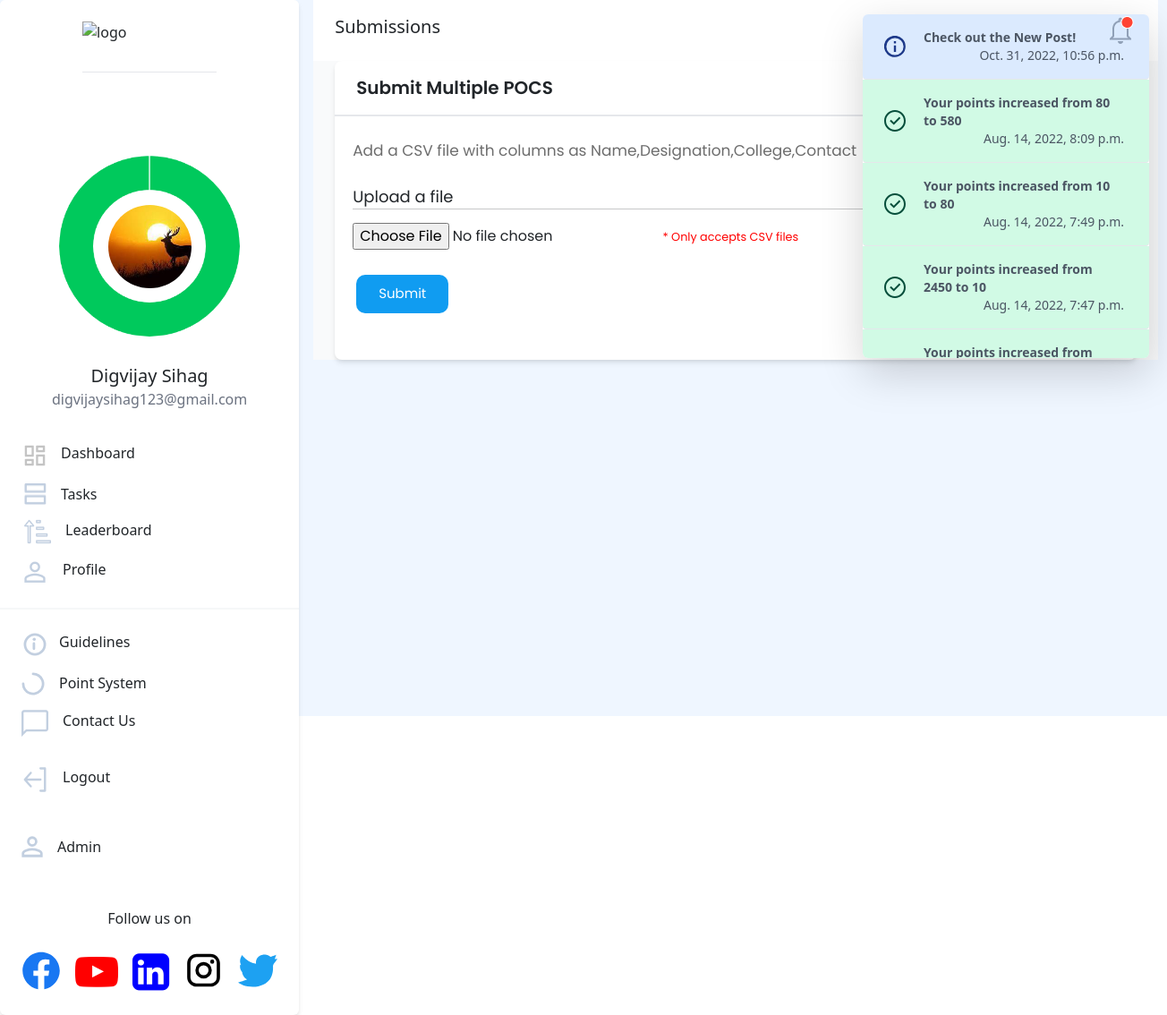
The app's page /submissions/poc/newcsv/ (signed in) with its own data.
### users/models.py (models this page shows, shortened)
class NewUser(AbstractBaseUser, PermissionsMixin):
    id = models.SlugField(primary_key=True, default=uuid.uuid4)
    alcherid = models.CharField(
        max_length=9, blank=True, unique=True, default=create_new_ref_number)
    img = models.ImageField(
        upload_to="image-uploads/", default='image-uploads/user.png')
    email = models.EmailField(_('email address'), unique=True)
    username = models.CharField(max_length=150, unique=False, default="user")
    firstname = models.CharField(max_length=150, blank=True)
    phone = PhoneNumberField(unique=False, blank=True)
    graduation_year = models.CharField(max_length=200, unique=False)
    college_state = models.CharField(max_length=200, unique=False)
    college_city = models.CharField(max_length=200, unique=False)
    college_name = models.CharField(max_length=200, unique=False)
    position_of_responsibility = models.CharField(
        max_length=200, unique=False, blank=True)
    interested_modules = models.CharField(
        max_length=200, unique=False, blank=True)
    instahandle = models.CharField(
        max_length=200, blank=True, unique=True, )
    referred_by = models.CharField(
        max_length=9, blank=True)
    referrals = models.IntegerField(default=0)
    date_joined = models.DateTimeField(default=timezone.now)
    provider = models.CharField(max_length=200, unique=False, default="email")
    about = models.TextField(_('about'), max_length=500, blank=True)
    is_staff = models.BooleanField(default=False)
    is_active = models.BooleanField(default=False)
    objects = CustomAccountManager()
    points = models.IntegerField(default=250)
    tasks = models.IntegerField(default=0)
    USERNAME_FIELD = 'email'
    REQUIRED_FIELDS = ['firstname']

### dashboard/models.py (models this page shows, shortened)
class Notifications(models.Model):
    TYPECHOICES = [
        ('Success', 'Success'),
        ('Warning', 'Warning'),
        ('Info', 'Info'),
    ]
    id = models.SlugField(primary_key=True, default=uuid.uuid4)
    message = models.CharField(max_length=200)
    user = models.ForeignKey(
        'users.NewUser', default=None, null=True,blank=True, on_delete=models.CASCADE)
    created_on = models.DateTimeField(default=timezone.now)
    type = models.CharField(max_length=200,choices=TYPECHOICES)
    isread=models.BooleanField(default=False)

### submissions/views.py (the view, shortened to what this page needs)
# urls.py: path('poc/newcsv/',POCBulkCreateView.as_view(), name='poc-csv-create'),
class POCBulkCreateView(CreateView):
    model = POCBulk
    form_class = POCBulkForm
    def get_context_data(self, **kwargs):
        ctx = super(POCBulkCreateView, self).get_context_data(**kwargs)
        notification_list = Notifications.objects.filter(
            Q(user=self.request.user) | Q(user=None)).order_by('-created_on')
        isread = True
        notification_list = Notifications.objects.filter(
            Q(user=self.request.user) | Q(user=None)).order_by('-created_on')
        for notif in notification_list:
            if not notif.isread:
                isread = False
                break
        comp = []
        sum = 0
        profile = Profile.objects.filter(user = self.request.user).first()
        if self.request.user.instahandle:
            sum+=1
        if self.request.user.position_of_responsibility:
            sum+=1
        if self.request.user.interested_modules:
            sum+=1
        if profile.fb_handle:
            sum+=1
        if sum==0:
            comp = [60, 40]
        elif sum==1:
            comp = [70, 30]
        elif sum==2:
            comp = [80, 20]
        elif sum==3:
            comp = [90, 10]
        else:
            comp = [100,0]
        ctx['comp'] = comp
        ctx['isread'] = isread
        ctx['notification_list'] = notification_list
        ctx['heading'] = 'Submissions'
        if sum<4:
            ctx['color_code'] = '#E86B73'
        else:
            ctx['color_code'] = 'rgba(0, 201, 92, 1)'
        return ctx

### submissions/forms.py
class POCBulkForm(ModelForm):
    class Meta:
        model = POCBulk
        fields = ["csv_file"]

### templates/submissions/pocbulk_form.html (shortened to what this page needs)
{% extends '../basic.html'%}
{% block body %}
<body>
    <div class="bg-blue-50 flex">
        {% include "../navbar.html" %}
        <div class="flex">
            <div class="subpbody">
                <div class=" bg-gray-50 flex  ">
                  <div class="mx-4 flex-grow">
                    <div class=" flex flex-wrap ">
                      <div class=" bg-white max-w-4xl rounded-lg w-screen shadow-md">
                        <div>
                          <div class="py-3 pl-6 font-medium text-xl border-b-2 font-semibold">Submit Multiple POCS </div>
                          <br>
                          <p class=" font-small text-xl ml-5 " style="font-size: 17px;color:rgb(109, 109, 109)">Add a CSV file with columns as Name,Designation,College,Contact </p>
                          <br>
                          <div class="pform ml-5">
                            <form action="" method="POST" enctype="multipart/form-data">
                               <label for="file1" style = "font-weight: 400;font-size: 18px;">Upload a file</label><br><hr style = "margin-bottom: 15px;">
                                {{form.csv_file}}
                                <small style = "color: red;">* Only accepts CSV files</small>
                              <div class="submit mt-6 p-1 ">
                                <input type="submit" value="Submit" id="form_button" />
                              </div>
                            </form>
                          </div>
                          <br>
                          <br>
                        </div>
                      </div>
                    </div>
        </div>
    </div>
    </div>
</body>
{%endblock%}

### templates/navbar.html (shortened to what this page needs)
{% load static %}
<link rel="stylesheet" href="https://cdnjs.cloudflare.com/ajax/libs/font-awesome/4.7.0/css/font-awesome.min.css">
<link rel="stylesheet" href="https://cdnjs.cloudflare.com/ajax/libs/font-awesome/4.7.0/css/font-awesome.min.css">
<nav class="hidden sm:block bg-white h-screen border-gray-400 rounded ">
  <div class="flex flex-col justify-center bg-white border-gray-400 rounded shadow-md">
    <a href="/"><img src="https://i.ibb.co/28C2v0b/image.png" class="mt-6 mx-auto pb-3 border-b" width="150px"
        height="40px" alt="logo" border="0" /></a>
    <div class="flex flex-col justify-center" style="margin:1.5vh 0;align-items: center;">
      <div id="profile-value" class="absolute">
        <img src="{{request.user.img.url}}" width="93px" alt="profile pic" border="0" class="mx-auto rounded-full">
      </div>
      <div class="pt-4 font-medium text-xl text-center" style="margin-top:-60px;">{{request.user.firstname}}</div>
      <div class="text-gray-500 text-base font-normal text-center">{{request.user.email}}</div>
    </div>
    <div class="elements flex flex-col justify-center" style="margin:1vh 0;padding:1vh 0">
      <div>
        <a href="{% url 'dashboard_page' %}"
          class="rounded-full flex flex-nowrap pl-6 w-60 hover:border-0 hover:bg-gray-100 hover:no-underline"
          style="padding-top:1vh;padding-bottom:1vh">
          {% if heading == 'Dashboard' %}
          <img src="{% static 'icons/dashboard-active.png' %}" />
          {% else %}
          <img src="{% static 'icons/dashboard.png' %}" />
          {% endif %}
          <p class="pl-4 hover:no-underline" style="transform: translate(-2px,0)">Dashboard</p>
        </a>
      </div>
      <div>
        <a href="{% url 'tasks' %}"
          class="rounded-full flex flex-nowrap pl-6 w-60 hover:border-0 hover:bg-gray-100 hover:no-underline"
          style="padding-top:1vh;padding-bottom:1vh; transform: translate(3px,0)">
          {% if heading == 'Tasks' %}
          <img src="{% static 'icons/tasks-active.png' %}" />
          {% else %}
          <img src="{% static 'icons/tasks.png' %}" />
          {% endif %}
          <p class="pl-4 hover:no-underline">Tasks</p>
        </a>
      </div>
      <div>
        <a href="{% url 'leaderboard' %}"
          class="rounded-full flex flex-nowrap pl-6 w-60 hover:border-0 hover:bg-gray-100 hover:no-underline"
          style="padding-top:1vh;padding-bottom:1vh; transform: translate(3px,0)">
          {% if heading == 'Leaderboard' %}
          <img src="{% static 'icons/leaderboard-active.png' %}" />
          {% else %}
          <img src="{% static 'icons/leaderboard.png' %}" />
          {% endif %}
          <p class="pl-4 hover:no-underline">Leaderboard</p>
        </a>
      </div>
      <div>
        <a href="{% url 'profile' %}"
          class="rounded-full flex flex-nowrap w-60 pl-6 hover:border-0 hover:bg-gray-100 mb-3 hover:no-underline"
          style="cursor:pointer;padding-top:1vh;padding-bottom:1vh">
          {% if heading == 'Profile' %}
          <img src="{% static 'icons/profile-active.png' %}" />
          {% else %}
          <img src="{% static 'icons/profile.png' %}" />
          {% endif %}
          <p class="pl-4 no-underline">Profile</p>
        </a>
      </div>
      <hr class="border bg-gray-200" />
      <a href="{% url 'guidelines' %}"
        class="rounded-full flex flex-nowrap w-60 pl-6 hover:border-0 hover:bg-gray-100 hover:no-underline mt-3"
        style="cursor:pointer;padding-top:1vh;padding-bottom:1vh">
        <p class="pl-3 no-underline">Guidelines</p>
      </a>
      <a href="{% url 'scoring' %}"
        class="rounded-full flex flex-nowrap w-60 pl-6 hover:border-0 hover:bg-gray-100 hover:no-underline"
        style="cursor:pointer;padding-top:1vh;padding-bottom:1vh">
        <p class="pl-4 no-underline">Point System</p>
      </a>
      <a href="{% url 'contactus' %}"
        class="rounded-full flex flex-nowrap w-60 pl-6 hover:border-0 hover:bg-gray-100 hover:no-underline"
        style="cursor:pointer;padding-top:1vh;padding-bottom:1vh">
        {% if heading == 'Contact us' %}
        <img src="{% static 'icons/contactus-active.png' %}" />
        {% else %}
        <img src="{% static 'icons/contactus.png' %}" />
        {% endif %}
        <p class="pl-4 no-underline">Contact Us</p>
      </a>
      <a href="{% url 'logout' %}"
        class="side rounded-full flex flex-nowrap py-4 pl-6 w-60 hover:border-0 hover:bg-gray-100 hover:no-underline"
        style="cursor:pointer;padding-top:1vh;padding-bottom:1vh">
        <p class="pl-4 no-underline">Logout</p>
      </a>
      {% if request.user.is_staff %}
      <a href="/admin"
        class="rounded-full flex flex-nowrap py-4 w-60 pl-6 hover:border-0 hover:bg-gray-100 mb-3 hover:no-underline"
        style="cursor:pointer;padding-top:1vh;padding-bottom:1vh">
        <p class="pl-4 no-underline">Admin</p>
      </a>
      {%endif%}
    </div>
    <div>
      <div style="text-align:center">
        <p class="px-8" style="font-weight:500;">Follow us on</p>
        <div class=" flex justify-center space-x-4 m-4">
          <a style="cursor:pointer;" href="https://www.facebook.com/alcheringaiitg" target="_blank"></a>
            <a style="cursor:pointer;" href="https://www.youtube.com/c/AlcheringaIITG" target="_blank" svg width="44"
            height="45" viewBox="0 0 44 45" fill="none"><i class="fa fa-youtube-play" style="font-size:48px;color:red"></i></a>
            <a style="cursor:pointer;" href="https://www.linkedin.com/authwall?trk=bf&trkInfo=AQEZ62If97qwDgAAAYKixMIgRIiJRTVYpGfCuKUBT7hDLaZ2O_WMsImbVD2KPfis_cofdrdl320hyC4-wx_UgVR4O0bmDoroYCt9uncUYrrs-JdBIqTZUiRQ0DSDszcn6FFHLyk=&original_referer=&sessionRedirect=https%3A%2F%2Fwww.linkedin.com%2Fcompany%2Falcheringaiitguwahati%2F" target="_blank" svg width="44"
            height="45" viewBox="0 0 44 45" fill="none"><i width="34"
            height="45" class="fa fa-linkedin-square" style="font-size:48px;color:blue"></i></a>
          <a style="cursor:pointer;" href="https://www.instagram.com/alcheringaiitg/" target="_blank"></a>
          <a style="cursor:pointer;" href="https://twitter.com/alcheringaiitg" target="_blank"></a>
        </div>
      </div>
    </div>
  </div>
</nav>
<div class="mx-3 flex-grow" x-data="{ dropdownOpen: false }">
  <nav class=" px-6 py-3 flex justify-between bg-white sm:bg-none -mx-4 mx-0">
    <a class=" font-medium text-xl position-relative mr-16 ">{{ heading }}</a>
    {%include 'navbarnotifications.html'%}
  </nav>

### templates/navbarnotifications.html (shortened to what this page needs)
{% load static %}
<button @click="dropdownOpen = !dropdownOpen" id="notif_unread" style="z-index:100;">
    {% if isread %}
    <img src="{% static 'icons/notifications-read.png' %}" id="notif_unread_img"/>
    {% else %}
    <img src="{% static 'icons/notifications-unread.png' %}" id="notif_unread_img"/>
    {% endif %}
</button>
<div x-show="dropdownOpen" @click="dropdownOpen = false" class="fixed inset-0 h-full w-full z-10"></div>
<div x-show="dropdownOpen" class="absolute right-0 bg-white rounded-md shadow-lg overflow-y-scroll max-h-96 z-20 lg:mx-5"
    style="width:20rem;" id="dropdown" style="display:none;">
    {% for notification in notification_list %}
    {% if notification.type == 'Info' %}
    <div>
        <a class="flex items-center px-4 py-3 border-b hover:bg-blue-300 bg-blue-100 rounded-b text-blue-900">
            <div class="py-1"><svg class="fill-current h-6 w-6 text-teal-500 mr-4" xmlns="http://www.w3.org/2000/svg"
                    viewBox="0 0 20 20">
                    <path
                        d="M2.93 17.07A10 10 0 1 1 17.07 2.93 10 10 0 0 1 2.93 17.07zm12.73-1.41A8 8 0 1 0 4.34 4.34a8 8 0 0 0 11.32 11.32zM9 11V9h2v6H9v-4zm0-6h2v2H9V5z" />
                </svg>
            </div>
            <p class="text-gray-600 text-sm mx-1 flex-grow">
                <span class="font-bold" href="#">{{notification.message}}</span>
                <br /><span class="font-thin float-right" href="#">{{notification.created_on}}</span>
            </p>
        </a>
    </div>
    {% elif notification.type == 'Success' %}
    <div>
        <a class="flex items-center px-4 py-3 border-b hover:bg-green-300 bg-green-100 rounded-b text-green-900">
            <div class="py-1">
            </div>
            <div class="text-gray-600 text-sm mx-1 flex-grow">
                <span class="font-bold" href="#">{{notification.message}}</span>
                <br /><span class="font-thin float-right" href="#">{{notification.created_on}}</span>
            </div>
        </a>
    </div>
    {% endif %}
    {% endfor %}
</div>

### templates/submissions/pocbulk_form.html (style rules this page uses)
.subpbody { font-family: 'Poppins'; }
.pform { width: 70%; }
#form_button { background-color: #109CF1; border: none; color: white; padding: 10px; text-align: center; text-decoration: none; display: inline-block; font-size: 15px; padding-right: 25px; padding-left: 25px; cursor: pointer; border-radius: 10px; font-family: 'Poppins'; }

### records on screen
NewUser: user.img (picture), user.firstname "Digvijay Sihag", user.email "digvijaysihag123@gmail.com"
Notifications: message "Check out the New Post!", created_on "Oct. 31, 2022, 10:56 p.m."
Notifications: message "Your points increased from 80 to 580", created_on "Aug. 14, 2022, 8:09 p.m."
Notifications: message "Your points increased from 10 to 80", created_on "Aug. 14, 2022, 7:49 p.m."
Notifications: message "Your points increased from 2450 to 10", created_on "Aug. 14, 2022, 7:47 p.m."
Notifications: message "Your points increased from…"

### other values on screen
{{ heading }} "Submissions"
